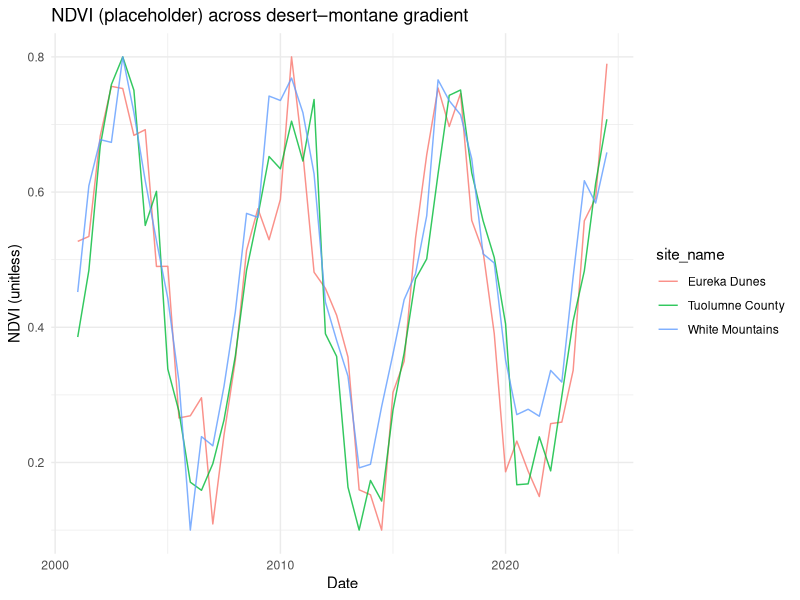

Source code (R):
# scripts/example_analysis.R
# Minimal example to structure data and a plot

library(tidyverse)
library(lubridate)

sites <- tribble(
  ~site_name,        ~lat,    ~lon,
  "Eureka Dunes",    37.095, -117.670,
  "White Mountains", 37.550, -118.230,
  "Tuolumne County", 38.030, -120.080
)

# Placeholder time series
set.seed(42)
df <- map_dfr(1:nrow(sites), function(i) {
  tibble(
    site_name = sites$site_name[i],
    date = seq.Date(as.Date("2001-01-01"), as.Date("2024-12-31"), by = "6 months"),
    ndvi = scales::rescale(sin(seq(0, 20, length.out = 48)) + rnorm(48, sd = 0.2), to = c(0.1, 0.8))
  )
})

p <- ggplot(df, aes(date, ndvi, color = site_name)) +
  geom_line(alpha = 0.8) +
  labs(title = "NDVI (placeholder) across desert–montane gradient",
       x = "Date", y = "NDVI (unitless)") +
  theme_minimal()

# Save a figure into outputs
dir.create("outputs/figures", showWarnings = FALSE, recursive = TRUE)
ggsave("outputs/figures/ndvi_placeholder.png", p, width = 8, height = 4, dpi = 150)

message("Wrote outputs/figures/ndvi_placeholder.png")